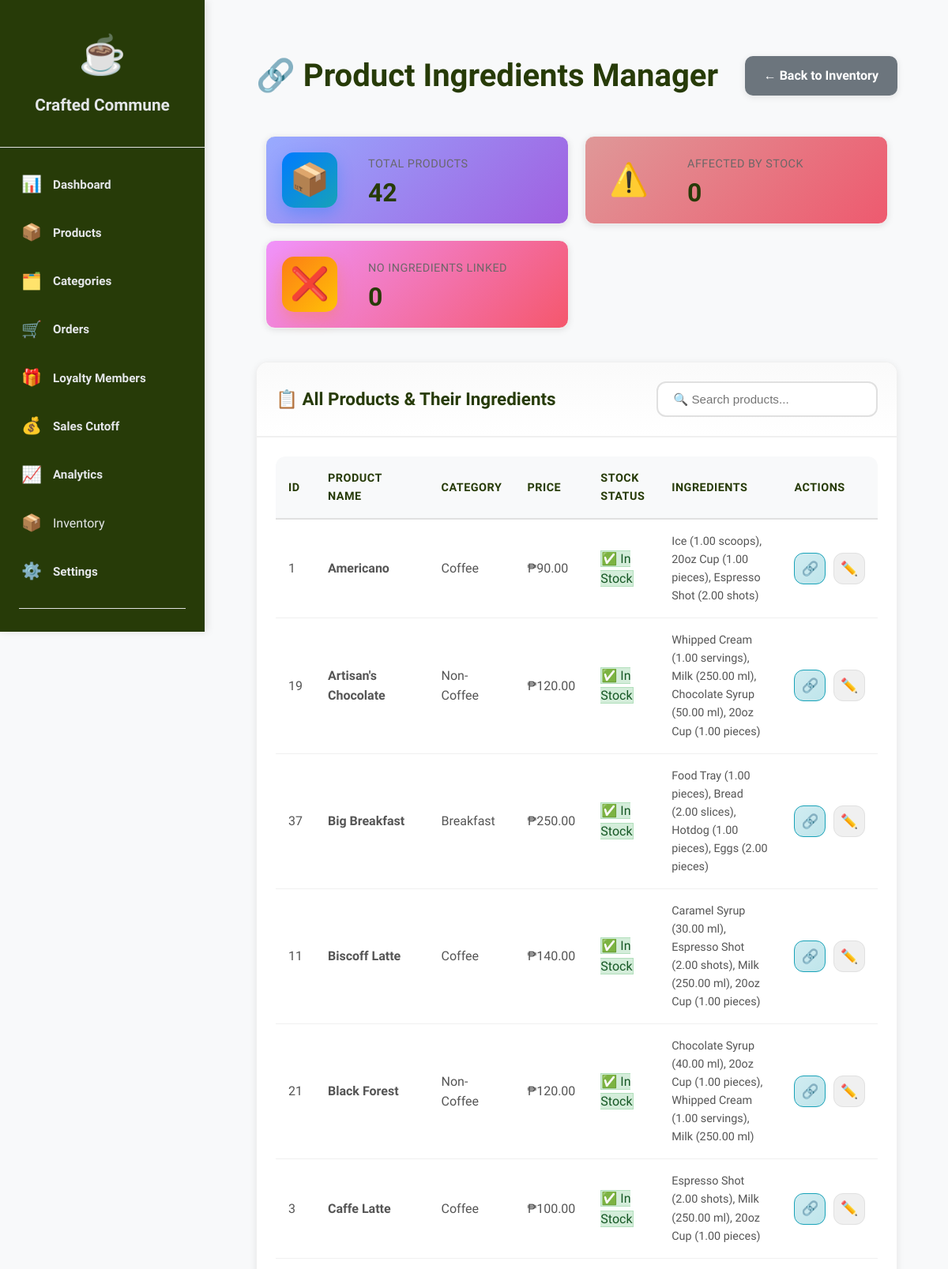
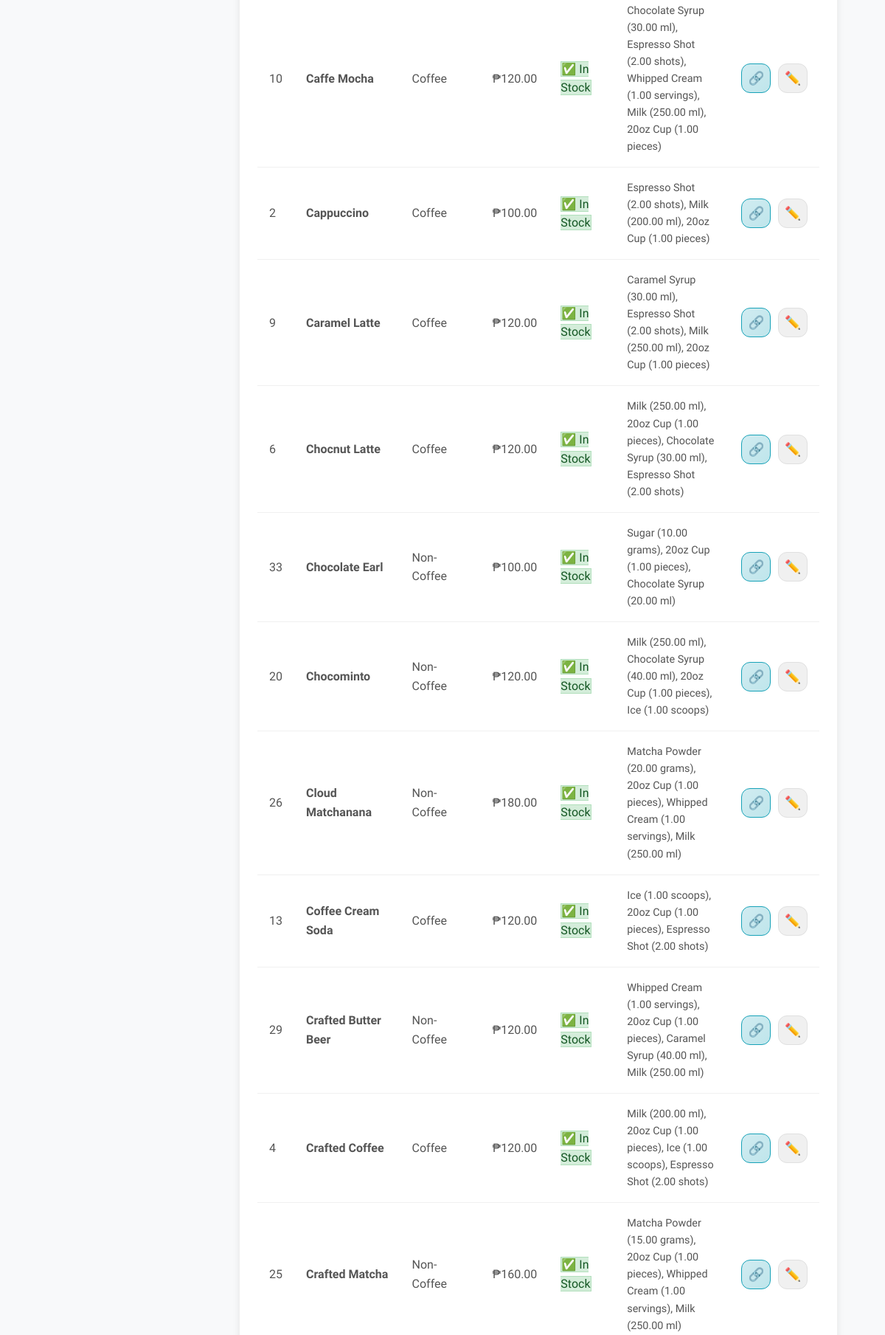
Screenshot of /admin/affected_products.php (signed in, upper part) with the database file from the repository (2 pictures, top to bottom).
### tables this page shows
CREATE TABLE IF NOT EXISTS products (
    id INT AUTO_INCREMENT PRIMARY KEY,
    category_id INT NOT NULL,
    name VARCHAR(100) NOT NULL,
    price DECIMAL(10, 2) NOT NULL,
    points INT NOT NULL,
    average_rating DECIMAL(3,2) DEFAULT 0.00,
    rating_count INT DEFAULT 0,
    image VARCHAR(255),
    is_recommended TINYINT(1) DEFAULT 0,
    is_active TINYINT(1) DEFAULT 1,
    stock_status ENUM('in_stock', 'low_stock', 'out_of_stock') DEFAULT 'in_stock',
    stock_quantity INT DEFAULT 0,
    created_at TIMESTAMP DEFAULT CURRENT_TIMESTAMP,
    updated_at TIMESTAMP DEFAULT CURRENT_TIMESTAMP ON UPDATE CURRENT_TIMESTAMP,
    FOREIGN KEY (category_id) REFERENCES categories(id) ON DELETE CASCADE
);

CREATE TABLE IF NOT EXISTS categories (
    id INT AUTO_INCREMENT PRIMARY KEY,
    name VARCHAR(50) NOT NULL,
    slug VARCHAR(50) UNIQUE NOT NULL,
    icon VARCHAR(255),
    display_order INT DEFAULT 0,
    is_active TINYINT(1) DEFAULT 1,
    created_at TIMESTAMP DEFAULT CURRENT_TIMESTAMP
);

### config.php (called while the page is built, shortened)
<?php
function e($string) {
    return htmlspecialchars($string, ENT_QUOTES, 'UTF-8');
}
?>

### admin/affected_products.php (the view, shortened to what this page needs)
<?php
require_once '../config.php';
$stmt = $pdo->query("
    SELECT
        p.id,
        p.name as product_name,
        p.price,
        p.stock_status,
        p.is_active,
        c.name as category_name,
        COUNT(DISTINCT pi.ingredient_id) as ingredient_count,
        GROUP_CONCAT(
            CONCAT(inv.name, ' (', pi.quantity_needed, ' ', inv.unit, ')')
            SEPARATOR ', '
        ) as ingredients_list
    FROM products p
    LEFT JOIN categories c ON p.category_id = c.id
    LEFT JOIN product_ingredients pi ON p.id = pi.product_id
    LEFT JOIN product_inventory inv ON pi.ingredient_id = inv.id
    WHERE p.is_active = 1
    GROUP BY p.id, p.name, p.price, p.stock_status, p.is_active, c.name
    ORDER BY p.stock_status DESC, p.name ASC
");
$products = $stmt->fetchAll();
$affectedProducts = array_filter($products, function($p) {
    return $p['stock_status'] !== 'in_stock';
});
$productsWithoutIngredients = array_filter($products, function($p) {
    return $p['ingredient_count'] == 0;
});
include 'includes/header.php';
?>
<div class="page-header">
    <h1>🔗 Product Ingredients Manager</h1>
    <a href="inventory.php" class="btn btn-secondary">← Back to Inventory</a>
</div>
<div class="stats-grid">
    <div class="stat-card stat-blue">
        <div class="stat-icon">📦</div>
        <div class="stat-content">
            <div class="stat-label">Total Products</div>
            <div class="stat-value"><?= count($products) ?></div>
        </div>
    </div>
    <div class="stat-card stat-red">
        <div class="stat-icon">⚠️</div>
        <div class="stat-content">
            <div class="stat-label">Affected by Stock</div>
            <div class="stat-value"><?= count($affectedProducts) ?></div>
        </div>
    </div>
    <div class="stat-card stat-orange">
        <div class="stat-icon">❌</div>
        <div class="stat-content">
            <div class="stat-label">No Ingredients Linked</div>
            <div class="stat-value"><?= count($productsWithoutIngredients) ?></div>
        </div>
    </div>
</div>
<div class="dashboard-card">
    <div class="card-header">
        <h2>📋 All Products & Their Ingredients</h2>
        <input type="text"
               id="searchInput"
               class="search-input"
               placeholder="🔍 Search products..."
               onkeyup="searchTable()">
    </div>
    <div class="card-body">
        <div class="table-responsive">
            <table class="data-table" id="productsTable">
                <thead>
                    <tr>
                        <th>ID</th>
                        <th>Product Name</th>
                        <th>Category</th>
                        <th>Price</th>
                        <th>Stock Status</th>
                        <th>Ingredients</th>
                        <th>Actions</th>
                    </tr>
                </thead>
                <tbody>
                    <?php foreach ($products as $product): ?>
                        <?php
                        $rowClass = '';
                        ?>
                        <tr class="<?= $rowClass ?>">
                            <td><?= $product['id'] ?></td>
                            <td><strong><?= e($product['product_name']) ?></strong></td>
                            <td><?= e($product['category_name']) ?></td>
                            <td>₱<?= number_format($product['price'], 2) ?></td>
                            <td>
                                <?php if ($product['stock_status'] === 'out_of_stock'): ?>
                                    <span class="status-badge badge-red">🚫 Out of Stock</span>
                                <?php elseif ($product['stock_status'] === 'low_stock'): ?>
                                    <span class="status-badge badge-orange">⚠️ Low Stock</span>
                                <?php else: ?>
                                    <span class="status-badge badge-green">✅ In Stock</span>
                                <?php endif; ?>
                            </td>
                            <td>
                                <?php if ($product['ingredient_count'] > 0): ?>
                                    <div class="ingredients-list">
                                        <?= e($product['ingredients_list']) ?>
                                    </div>
                                <?php else: ?>
                                    <span class="no-ingredients">❌ No ingredients linked</span>
                                <?php endif; ?>
                            </td>
                            <td>
                                <div class="action-buttons">
                                    <a href="edit_product_ingredients.php?product_id=<?= $product['id'] ?>"
                                       class="btn-icon btn-icon-blue"
                                       title="Manage Ingredients">
                                        🔗
                                    </a>
                                    <a href="products.php?action=edit&id=<?= $product['id'] ?>"
                                       class="btn-icon btn-icon-green"
                                       title="Edit Product">
                                        ✏️
                                    </a>
                                </div>
                            </td>
                        </tr>
                    <?php endforeach; ?>
                </tbody>
            </table>
        </div>
    </div>
</div>
<?php include 'includes/footer.php'; ?>

### admin/includes/header.php (style rules this page uses)
:root { --primary: #3d5a3d; --primary-dark: #273B08; --text-dark: #e4e6e9ff; --text-light: #e7ebeeff; --bg-light: #f8f9fa; --border-color: #e0e0e0; }
* { margin: 0; padding: 0; box-sizing: border-box; }
body { font-family: 'Cabin Condensed', sans-serif; background: var(--bg-light); display: flex; min-height: 100vh; }

### admin/affected_products.php (style rules this page uses)
.ingredients-list { font-size: 0.9rem; color: #555; line-height: 1.6; }
.stats-grid { display: grid; grid-template-columns: repeat(auto-fit, minmax(250px, 1fr)); gap: 20px; margin-bottom: 30px; }
.stat-card { display: flex; align-items: center; padding: 20px; border-radius: 12px; color: white; box-shadow: 0 2px 8px rgba(0, 0, 0, 0.1); }
.stat-icon { font-size: 2.5rem; margin-right: 15px; }
.stat-label { font-size: 0.9rem; opacity: 0.95; }
.stat-value { font-size: 2rem; font-weight: 700; }
.stat-blue { background: linear-gradient(135deg, #98abffff 0%, #a05fe0ff 100%); }
.stat-red { background: linear-gradient(135deg, #df9898ff 0%, #ee5a6f 100%); }
.stat-orange { background: linear-gradient(135deg, #f093fb 0%, #f5576c 100%); }

### rows the page displays
products: id "1", name "Americano", category.name "Coffee", price "90.00", stock_status "✅ In Stock", ingredients_list "Ice (1.00 scoops), 20oz Cup (1.00 pieces), Espresso Shot (2.00 shots)"
products: id "19", name "Artisan's Chocolate", category.name "Non-Coffee", price "120.00", stock_status "✅ In Stock", ingredients_list "Whipped Cream (1.00 servings), Milk (250.00 ml), Chocolate Syrup (50.00 ml), 20oz Cup (1.00 pieces)"
products: id "37", name "Big Breakfast", category.name "Breakfast", price "250.00", stock_status "✅ In Stock", ingredients_list "Food Tray (1.00 pieces), Bread (2.00 slices), Hotdog (1.00 pieces), Eggs (2.00 pieces)"
products: id "11", name "Biscoff Latte", category.name "Coffee", price "140.00", stock_status "✅ In Stock", ingredients_list "Caramel Syrup (30.00 ml), Espresso Shot (2.00 shots), Milk (250.00 ml), 20oz Cup (1.00 pieces)"
products: id "21", name "Black Forest", category.name "Non-Coffee", price "120.00", stock_status "✅ In Stock", ingredients_list "Chocolate Syrup (40.00 ml), 20oz Cup (1.00 pieces), Whipped Cream (1.00 servings), Milk (250.00 ml)"
products: id "3", name "Caffe Latte", category.name "Coffee", price "100.00", stock_status "✅ In Stock", ingredients_list "Espresso Shot (2.00 shots), Milk (250.00 ml), 20oz Cup (1.00 pieces)"
products: id "10", name "Caffe Mocha", category.name "Coffee", price "120.00", stock_status "✅ In Stock", ingredients_list "Chocolate Syrup (30.00 ml), Espresso Shot (2.00 shots), Whipped Cream (1.00 servings), Milk (250.00 ml), 20oz Cup (1.00 pieces)"
products: id "2", name "Cappuccino", category.name "Coffee", price "100.00", stock_status "✅ In Stock", ingredients_list "Espresso Shot (2.00 shots), Milk (200.00 ml), 20oz Cup (1.00 pieces)"
products: id "9", name "Caramel Latte", category.name "Coffee", price "120.00", stock_status "✅ In Stock", ingredients_list "Caramel Syrup (30.00 ml), Espresso Shot (2.00 shots), Milk (250.00 ml), 20oz Cup (1.00 pieces)"
products: id "6", name "Chocnut Latte", category.name "Coffee", price "120.00", stock_status "✅ In Stock", ingredients_list "Milk (250.00 ml), 20oz Cup (1.00 pieces), Chocolate Syrup (30.00 ml), Espresso Shot (2.00 shots)"
products: id "33", name "Chocolate Earl", category.name "Non-Coffee", price "100.00", stock_status "✅ In Stock", ingredients_list "Sugar (10.00 grams), 20oz Cup (1.00 pieces), Chocolate Syrup (20.00 ml)"
products: id "20", name "Chocominto", category.name "Non-Coffee", price "120.00", stock_status "✅ In Stock", ingredients_list "Milk (250.00 ml), Chocolate Syrup (40.00 ml), 20oz Cup (1.00 pieces), Ice (1.00 scoops)"
products: id "26", name "Cloud Matchanana", category.name "Non-Coffee", price "180.00", stock_status "✅ In Stock", ingredients_list "Matcha Powder (20.00 grams), 20oz Cup (1.00 pieces), Whipped Cream (1.00 servings), Milk (250.00 ml)"
products: id "13", name "Coffee Cream Soda", category.name "Coffee", price "120.00", stock_status "✅ In Stock", ingredients_list "Ice (1.00 scoops), 20oz Cup (1.00 pieces), Espresso Shot (2.00 shots)"
products: id "29", name "Crafted Butter Beer", category.name "Non-Coffee", price "120.00", stock_status "✅ In Stock", ingredients_list "Whipped Cream (1.00 servings), 20oz Cup (1.00 pieces), Caramel Syrup (40.00 ml), Milk (250.00 ml)"
products: id "4", name "Crafted Coffee", category.name "Coffee", price "120.00", stock_status "✅ In Stock", ingredients_list "Milk (200.00 ml), 20oz Cup (1.00 pieces), Ice (1.00 scoops), Espresso Shot (2.00 shots)"
products: id "25", name "Crafted Matcha", category.name "Non-Coffee", price "160.00", stock_status "✅ In Stock", ingredients_list "Matcha Powder (15.00 grams), 20oz Cup (1.00 pieces), Whipped Cream (1.00 servings), Milk (250.00 ml)"

### other values shown
SITE_NAME "Crafted Commune"
count($products) "42"
count($affectedProducts) "0"
count($productsWithoutIngredients) "0"
